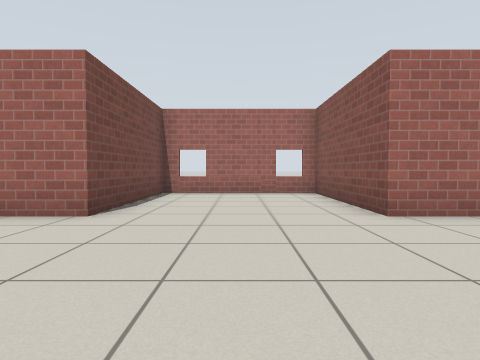
View 1 (above)

14 first-person views from a walk through a Gazebo world. The camera is 0.72 m above the floor, tilts 2° down and sees 75° across. The floor is counted in squares, 1 m on a side. Each view is taken from the middle of a square. On the plan, view 1 faces up. The plan holds only what a view shows up to about 10 squares ahead; the rest is blank. Simple patterns stand in for the simulator's built-in surfaces.

View 2
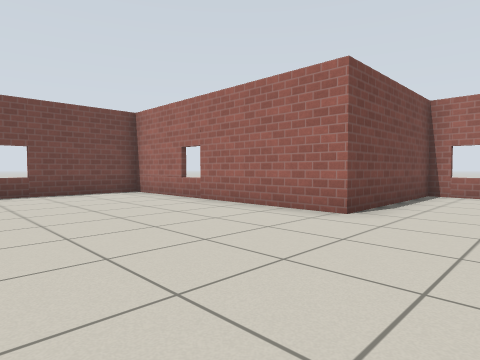

View 3
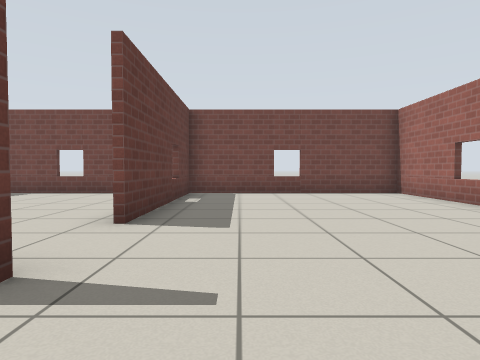

View 4
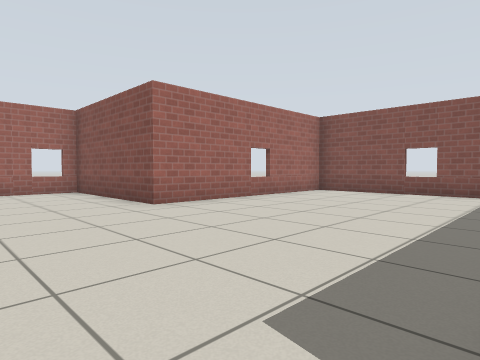

View 5
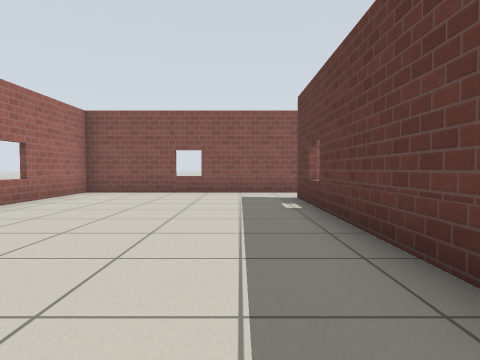

View 6
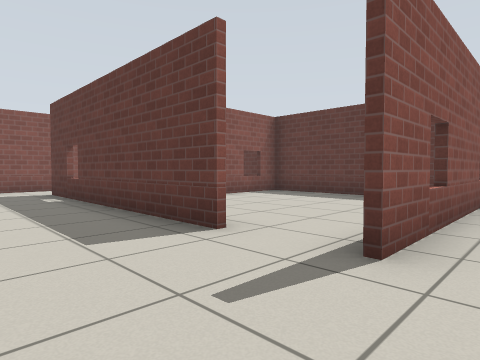

View 7
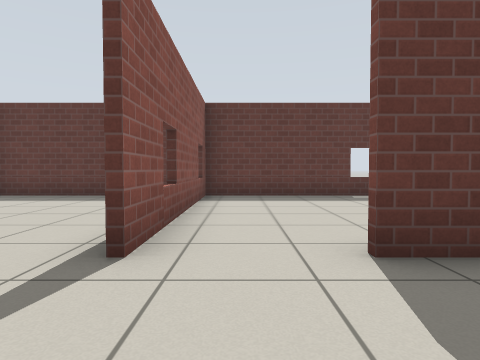

View 8
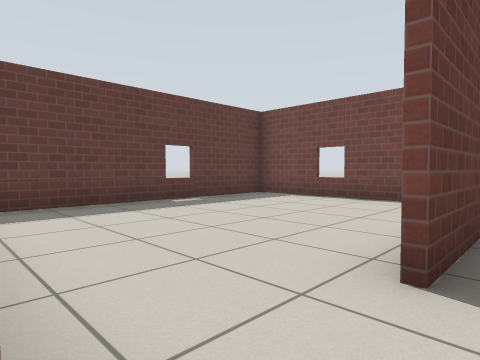

View 9
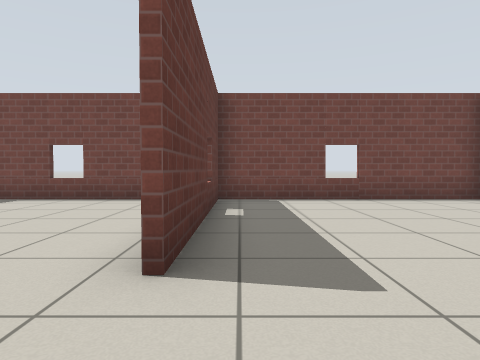

View 10
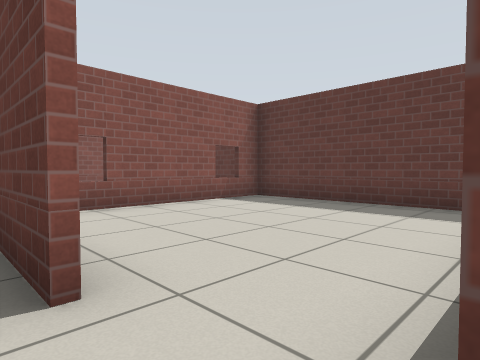

View 11
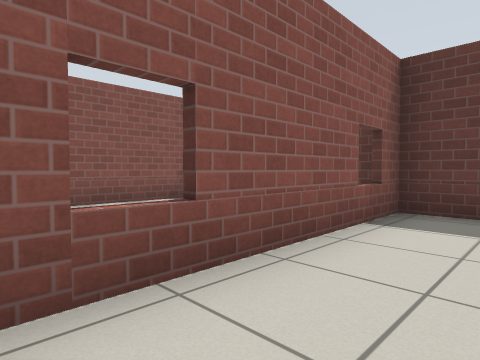

View 12
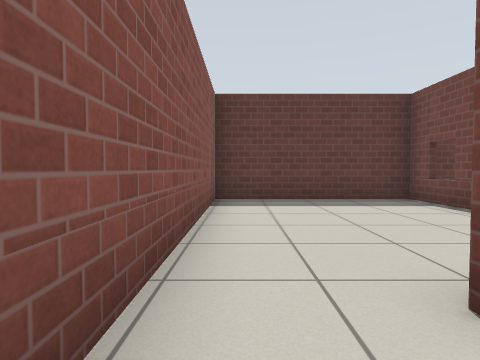

View 13
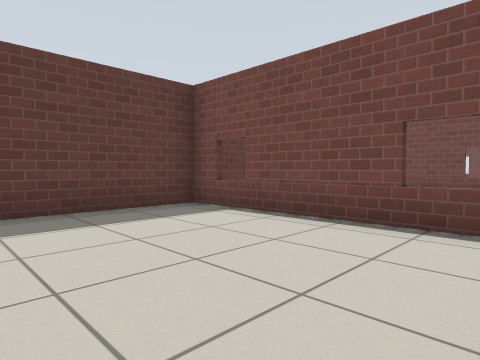

View 14
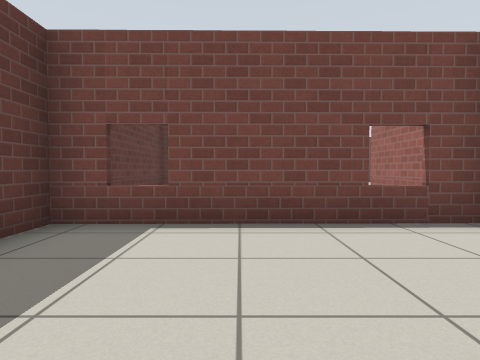

### Floor plan
Points are (right, up) in squares from view 1. A wall is a line through its corners. A room is listed if a view was taken in it or the views show most of it. See-through windows are left out.
Room 1 (views 1, 2, 3, 4, 5, 6, 7, 8, 9, 10, 12)
walls: (-0.3, -1.5) (6.9, -1.5); (-2.1, -2.5) (-2.1, -1.5); (-9.4, -1.5) (-4, -1.5); (8.6, -0.5) (8.6, 4.7) (2.2, 4.7) (2.2, 9.3) (-2.3, 9.3) (-2.3, 4.7) (-9.4, 4.7) (-9.4, -2)
ways out: opening at (-1, -2) to room 2; opening at (8, -1) to room 3; opening at (-3.5, -2) to room 4
Room 2 (view 11)
walls: (2.2, -1.6) (-0.3, -1.6); (-1.9, -3.2) (-1.9, -5.1); (-1.9, -7.5) (4.1, -7.5); (3.8, -7.6) (3.7, -2.2)
ways out: opening at (-1, -2) to room 1
Room 3 (views 13, 14)
walls: (3.9, -1.8) (3.9, -7.6); (4.1, -7.5) (8.6, -7.5) (8.6, -0.5)
ways out: opening at (8, -1) to room 1
Room 4 (no view inside)
walls: (-9.4, -2) (-9.4, -7.5) (-2.1, -7.5) (-2.1, -2.5)
ways out: opening at (-3.5, -2) to room 1

Positions as (right, up) in squares from view 1, and headings:
1: (0, 0), facing up
2: (0, 0), facing up-left
3: (0, 0), facing left
4: (-1, -1), facing up-right
5: (-1, 0), facing right
6: (-3, 1), facing down-right
7: (-3, 1), facing down
8: (-2, -1), facing down-left
9: (-2, -1), facing left
10: (-2, -1), facing down-right
11: (2, -2), facing down-right
12: (8, 0), facing down
13: (8, -2), facing down-left
14: (8, -5), facing left
